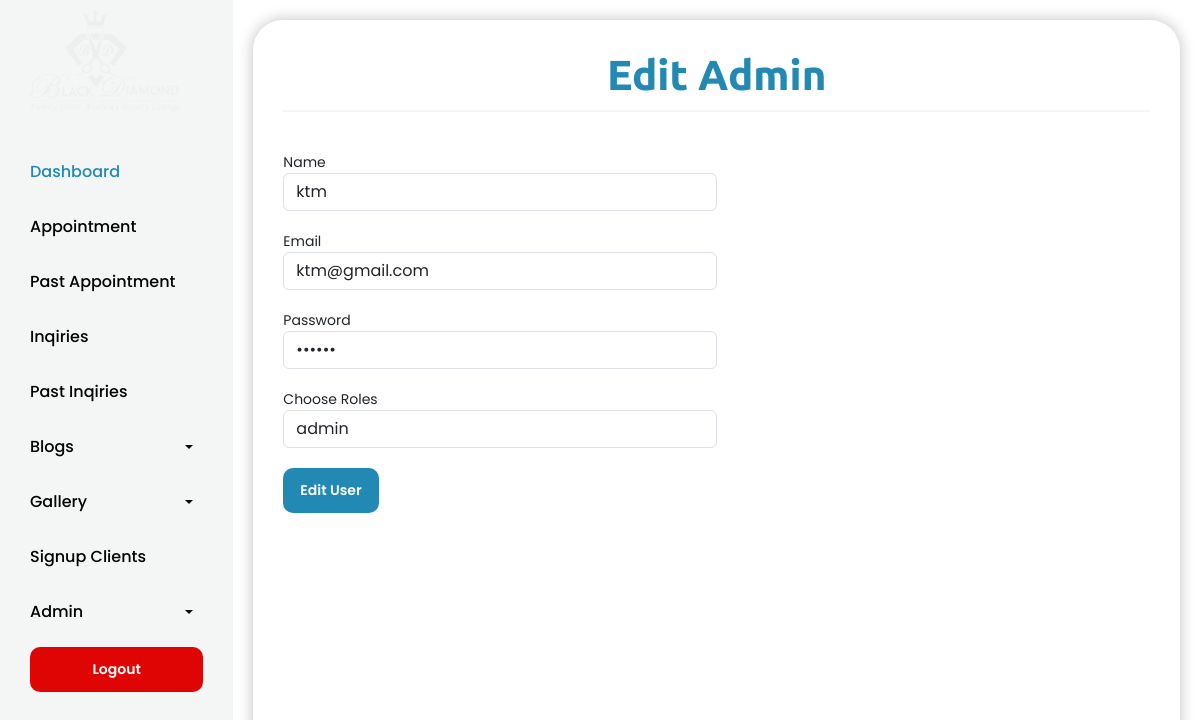
Page /admin/edit_user.php?id=4 (signed in) on the committed database.
### tables this page shows
CREATE TABLE `user` (
  `id` int(11) NOT NULL,
  `name` varchar(155) NOT NULL,
  `email` varchar(155) NOT NULL,
  `password` varchar(155) NOT NULL,
  `user_type` varchar(55) NOT NULL
);

### config/functions.php (called while the page is built)
<?php
function index_loginval($conn)
{
  if (isset($_SESSION['email'])) {
    $id = $_SESSION['email'];
    $query = "SELECT * FROM user WHERE email = '$id' limit 1";
    $result = mysqli_query($conn, $query);
    if ($result && mysqli_num_rows($result) > 0) {
      $index_user_data = mysqli_fetch_assoc($result);
      return $index_user_data;
    }
  }
}

### admin/edit_user.php (the view, shortened to what this page needs)
<?php include '../config/constants.php';
$id = $_GET['id'];
$query2 = "SELECT * FROM user WHERE id= $id";
$result = mysqli_query($conn, $query2);
$row = mysqli_fetch_assoc($result);
$fname = $row['name'];
$email = $row['email'];
$password = $row['password'];
?>
<?php include 'includes/header.php'; ?>
<section class="backend-page ">
  <?php include 'includes/nav.php'; ?>
  <div class="page">
    <h2 class="section-heading">Edit Admin</h2>
    <div class="add-admin-form">
      <form method="POST">
        <div class="form-row">
          <div class="form-group col-md-6">
            <label for="fname">Name</label>
            <input type="text" class="form-control" id="fname" name="fname" placeholder="Enter Name" value="<?php echo $fname ?>">
          </div>
          <div class="form-group col-md-6">
            <label for="email">Email</label>
            <input type="email" class="form-control" id="email" placeholder="Enter Email" name="email" value="<?php echo $email ?>">
          </div>
          <div class="form-group col-md-6">
            <label for="password">Password</label>
            <input type="password" class="form-control" id="password" placeholder="Password" name="password" value="<?php echo $password ?>">
          </div>
          <div class="form-group col-md-6">
            <label for="user-type">Choose Roles</label>
            <select id="user-type" class="form-control" name="user_type">
              <option selected value="<?php echo $user_type ?>"><?php echo $user_type ?></option>
            </select>
          </div>
        </div>
        <button type="submit" class=" btn-done">Edit User</button>
      </form>
    </div>
  </div>
</section>
<?php include 'includes/footer.php'; ?>

### admin/css/style.css (style rules this page uses)
body, p, a { font-size: 14px; font-style: normal; font-weight: 400; font-family: "Poppins", sans-serif; }
h1, .h1, h2, .h2, h3, .h3, h4, .h4, h5, .h5, h6 { font-family: "Ubuntu", sans-serif; font-weight: 600; margin: 0; padding: 0; color: #000000; }
section { position: relative; }
.section-heading { font-size: 42px; font-family: "Ubuntu", sans-serif; color: #000000; font-weight: 800; margin-bottom: 20px; }
.btn-done { font-size: 14px; background-color: #2189b3; color: #fff; padding: 10px 15px; border-radius: 10px; text-align: center; font-weight: 600; border: 2px solid #2189b3; transition: 0.3s ease-in-out; }
.backend-page { display: flex; justify-content: space-between; }
.backend-page .page { width: 80%; height: calc(100vh - 40px); margin: 20px; box-shadow: 0 0 15px rgba(1, 3, 26, 0.247); overflow-y: auto; overflow-x: hidden; border-radius: 30px; padding: 30px; }
.backend-page .page .section-heading { color: #2189b3; font-family: "Ubuntu", sans-serif; border-bottom: 2px solid #F4F5F5; padding-bottom: 10px; text-align: center; margin-bottom: 40px; }
.add-admin-form form .form-row .form-group { margin: 20px 0px; }

### rows in the picture
user: fname "ktm", email "ktm@gmail.com"
user: user_type "admin"
